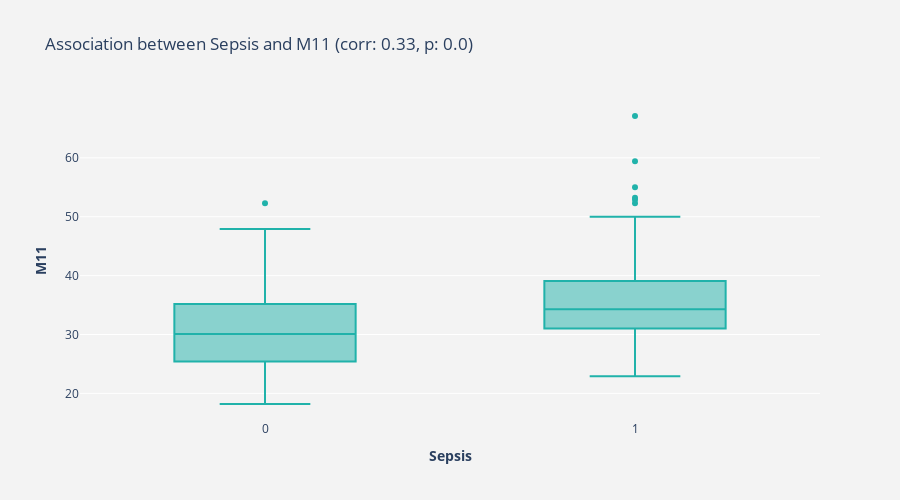

Notebook source saved alongside this figure:
### Code cell
"""Create a boxplot to visualize the strength of association of Survived with Fare. Also calculate biserial correlation."""
boxplotAndCorrelation(df_train.M11)

### Figure 1 — Plotly figure (JSON) as saved in the notebook; plotly's stock layout.template omitted (floating-point values rounded to 4 significant figures; data arrays with more than 128 entries replaced by an {"elided": "..."} marker saying what was removed)
{"data": [{"marker": {"color": "lightseagreen"}, "type": "box", "x": {"elided": "590 int values"}, "y": {"elided": "590 float values"}}], "layout": {"height": 500, "paper_bgcolor": "rgb(243, 243, 243)", "plot_bgcolor": "rgb(243, 243, 243)", "showlegend": false, "title": {"text": "Association between Sepsis and M11 (corr: 0.33, p: 0.0)"}, "width": 900, "xaxis": {"anchor": "y", "domain": [0, 1], "title": {"text": "<b>Sepsis</b>"}}, "yaxis": {"anchor": "x", "domain": [0, 1], "title": {"text": "<b>M11</b>"}}}}
